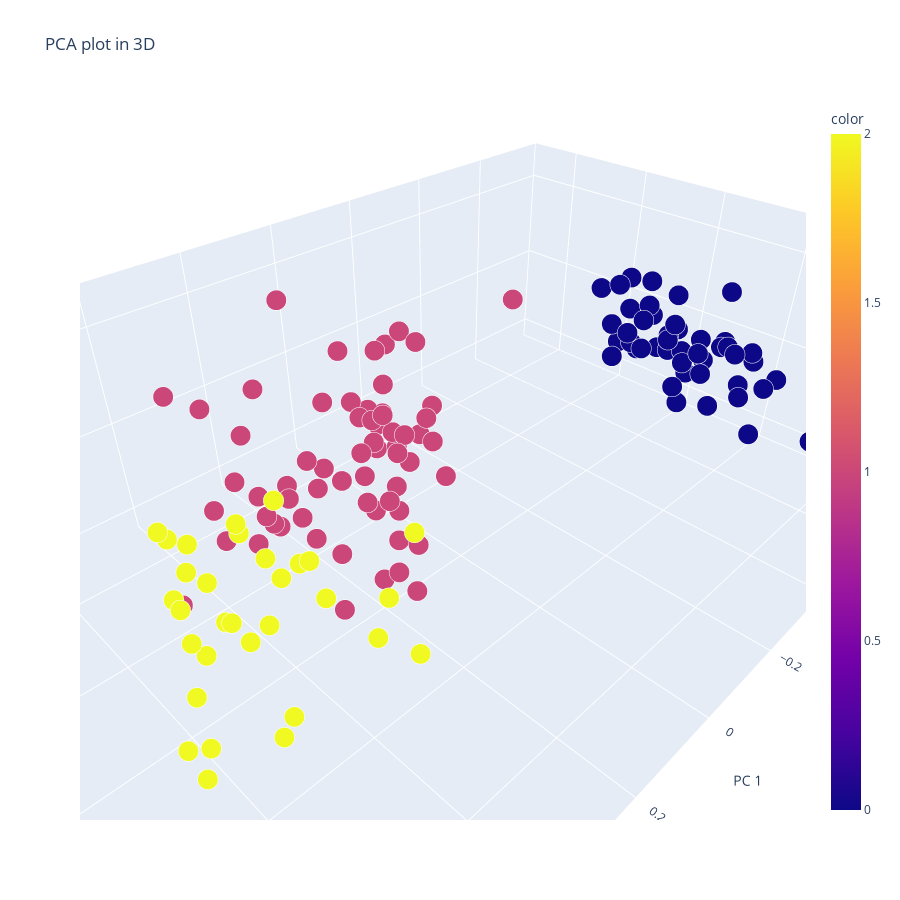

Here is the notebook cell this chart was saved with:
### Code cell
PCAplot3D(X, pred_sp)

### Figure 1 — Plotly figure (JSON) as saved in the notebook; plotly's stock layout.template omitted (floating-point values rounded to 4 significant figures; data arrays with more than 128 entries replaced by an {"elided": "..."} marker saying what was removed)
{"data": [{"hovertemplate": "PC 1=%{x}<br>PC 2=%{y}<br>PC 3=%{z}<br>size=%{marker.size}<br>color=%{marker.color}<extra></extra>", "legendgroup": "", "marker": {"color": {"elided": "150 int values"}, "coloraxis": "coloraxis", "opacity": 1, "size": {"elided": "150 float values"}, "sizemode": "area", "sizeref": 0.00025, "symbol": "circle"}, "mode": "markers", "name": "", "scene": "scene", "showlegend": false, "type": "scatter3d", "x": {"elided": "150 float values"}, "y": {"elided": "150 float values"}, "z": {"elided": "150 float values"}}], "layout": {"coloraxis": {"colorbar": {"title": {"text": "color"}}, "colorscale": [[0, "#0d0887"], [0.1111, "#46039f"], [0.2222, "#7201a8"], [0.3333, "#9c179e"], [0.4444, "#bd3786"], [0.5556, "#d8576b"], [0.6667, "#ed7953"], [0.7778, "#fb9f3a"], [0.8889, "#fdca26"], [1, "#f0f921"]]}, "height": 900, "legend": {"itemsizing": "constant", "tracegroupgap": 0}, "scene": {"aspectmode": "auto", "aspectratio": {"x": 1.74, "y": 1.081, "z": 0.5317}, "camera": {"center": {"x": 0, "y": 0, "z": 0}, "eye": {"x": 0.8748, "y": 0.8748, "z": 0.8748}, "projection": {"type": "perspective"}, "up": {"x": 0, "y": 0, "z": 1}}, "domain": {"x": [0, 1], "y": [0, 1]}, "xaxis": {"title": {"text": "PC 1"}, "type": "linear"}, "yaxis": {"title": {"text": "PC 2"}, "type": "linear"}, "zaxis": {"title": {"text": "PC 3"}, "type": "linear"}}, "title": {"text": "PCA plot in 3D"}, "width": 900}}
